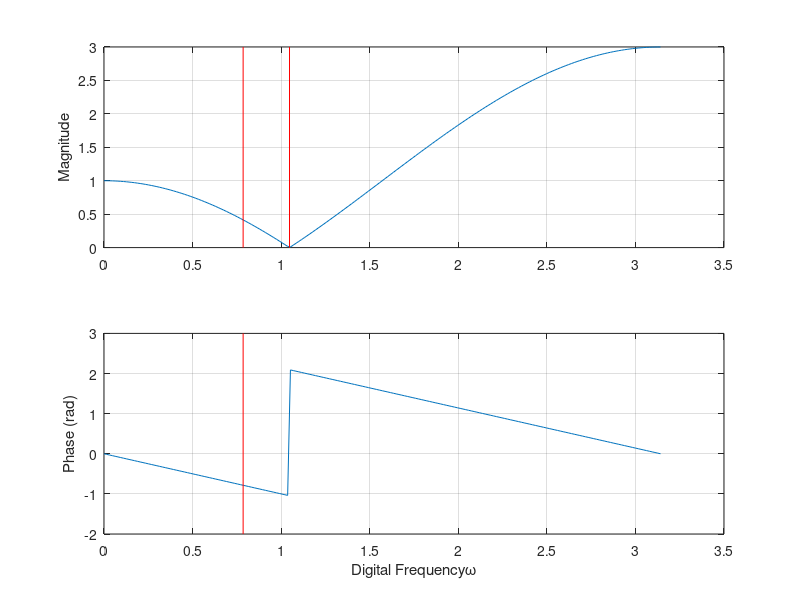

This chart was generated by the following MATLAB code:
w = 0:pi/200:pi;
H = 1 - exp(-1i*w) + exp(-1i*2*w);
subplot(211)
plot(w,abs(H))
grid
hold
plot([pi/4 pi/4],[0 3],"r")
plot([pi/3 pi/3],[0 3],'r')
ylabel('Magnitude')
subplot(212)
plot(w,angle(H))
grid
hold
plot([pi/4 pi/4],[-2 3],'r')
ylabel('Phase (rad)')
xlabel('Digital Frequency\omega')